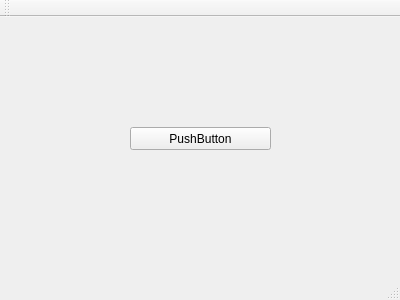
<?xml version="1.0" encoding="UTF-8"?>
<ui version="4.0">
 <class>MainWindow</class>
 <widget class="QMainWindow" name="MainWindow">
  <property name="geometry">
   <rect>
    <x>0</x>
    <y>0</y>
    <width>400</width>
    <height>300</height>
   </rect>
  </property>
  <property name="windowTitle">
   <string>MainWindow</string>
  </property>
  <widget class="QWidget" name="centralWidget">
   <widget class="QPushButton" name="pushButton">
    <property name="geometry">
     <rect>
      <x>130</x>
      <y>110</y>
      <width>141</width>
      <height>23</height>
     </rect>
    </property>
    <property name="text">
     <string>PushButton</string>
    </property>
   </widget>
  </widget>
  <widget class="QMenuBar" name="menuBar">
   <property name="geometry">
    <rect>
     <x>0</x>
     <y>0</y>
     <width>400</width>
     <height>21</height>
    </rect>
   </property>
  </widget>
  <widget class="QToolBar" name="mainToolBar">
   <attribute name="toolBarArea">
    <enum>TopToolBarArea</enum>
   </attribute>
   <attribute name="toolBarBreak">
    <bool>false</bool>
   </attribute>
  </widget>
  <widget class="QStatusBar" name="statusBar"/>
 </widget>
 <layoutdefault spacing="6" margin="11"/>
 <resources/>
 <connections/>
</ui>
